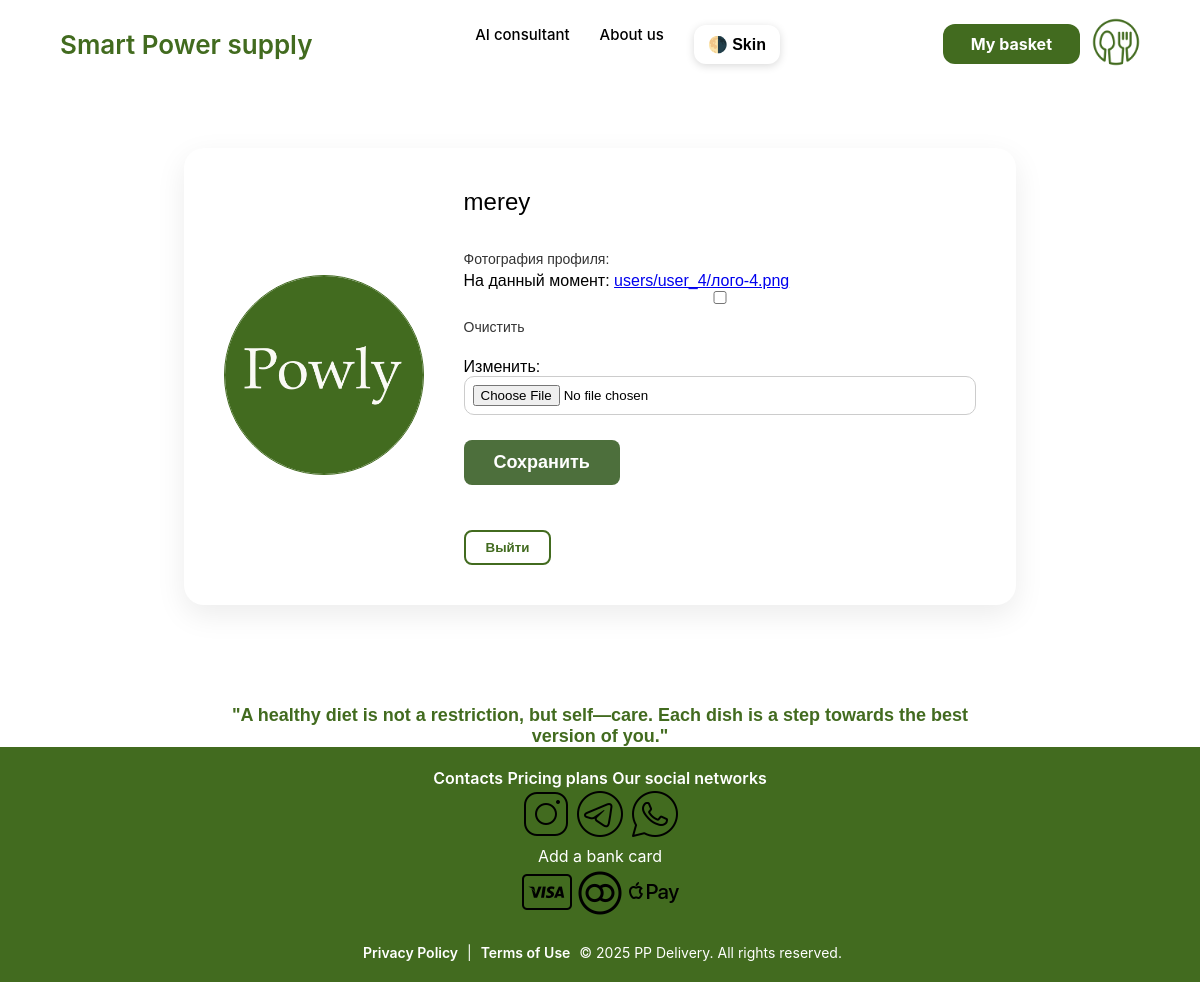
Page /profile/ (signed in) on the committed database.
### accounts/models.py (models this page shows, shortened)
class CustomUser(AbstractUser):
    profile_picture = models.ImageField(
        upload_to=user_directory_path,
        blank=True,
        null=True,
        verbose_name="Фотография профиля",
        help_text="Загрузите изображение профиля"
    )
    bio = models.TextField(
        blank=True,
        null=True,
        max_length=500,
        verbose_name="О себе",
        help_text="Напишите немного о себе",
        default=''
    )
    groups = models.ManyToManyField(
        'auth.Group',
        related_name='customuser_set',
        blank=True
    )
    user_permissions = models.ManyToManyField(
        'auth.Permission',
        related_name='customuser_permissions_set',
        blank=True
    )
    class Meta:
        verbose_name = "Пользователь"
        verbose_name_plural = "Пользователи"

### accounts/views.py (the view)
# urls.py: path('profile/', views.profile, name='profile'),
@login_required
def profile(request):
    if request.method == 'POST':
        form = ProfileUpdateForm(request.POST, request.FILES, instance=request.user)
        if form.is_valid():
            form.save()
            messages.success(request, "Профиль успешно обновлён!")
            return redirect('profile')
        else:
            messages.error(request, "Ошибка при обновлении профиля.")
    else:
        form = ProfileUpdateForm(instance=request.user)
    return render(request, 'main/profile.html', {'form': form})

### accounts/forms.py
class ProfileUpdateForm(forms.ModelForm):
    location = forms.CharField(max_length=100, required=False, label='Локация')
    class Meta:
        model = User
        fields = ('profile_picture', 'location')

### accounts/templates/main/profile.html (shortened to what this page needs)
{% load static %}
<!DOCTYPE html>
<html lang="ru">
<head>
    {% load static %}
    <link rel="stylesheet" href="{% static 'account/css/styles.css' %}">
</head>
<body>
<div class="content">
    {% include "main/partials/navbar.html" %}
<div class="profile-container">
    <div class="left-section">
    {% if user.profile_picture %}
        <img class="profile-picture" src="{{ user.profile_picture.url }}" alt="Фото профиля">
    {% else %}
        <div class="initial-placeholder">
            {{ user.username|default:"U"|slice:":1" }}
        </div>
    {% endif %}
</div>
    <div class="info-section">
        <h2 class="username">{{ user.username }}</h2>
        <form method="POST" enctype="multipart/form-data">
            {{ form.profile_picture.label_tag }}
            {{ form.profile_picture }}
            <button type="submit" class="profile-button">Сохранить</button>
        </form>
        {% if user.is_authenticated %}
            <form method="POST" action="{% url 'logout' %}">
                <button type="submit" class="logout-button">Выйти</button>
            </form>
        {% endif %}
    </div>
</div>
<div class="quote">
    "A healthy diet is not a restriction, but self—care. Each dish is a step towards the best version of you."
</div>
{% include "main/partials/footer.html" %}
</div>
</body>
</html>

### accounts/static/account/css/styles.css (style rules this page uses)
* { box-sizing: border-box; margin: 0; padding: 0; }
html, body { height: 100%; font-family: 'Arial', sans-serif; }
.content { min-height: 100vh; display: flex; flex-direction: column; }
.light-mode { background-color: #ffffff; color: #000000; }
button { background: #426B1F; color: white; border: none; padding: 10px 20px; font-weight: 600; border-radius: 8px; cursor: pointer; transition: background 0.2s ease; }
.logout-button { background-color: #426B1F; color: #fff; padding: 10px 25px; border: none; border-radius: 25px; cursor: pointer; font-weight: bold; transition: 0.3s; text-decoration: none; display: inline-block; }
input { width: 100%; padding: 10px; margin-bottom: 10px; border-radius: 8px; border: 1px solid #ccc; }

### accounts/static/account/css/navbar.css (style rules this page uses)
* { box-sizing: border-box; margin: 0; padding: 0; }
body { margin: 0; padding: 0; transition: background-color 0.3s ease, color 0.3s ease; }
h1, h2, h3, h4, h5, h6 { margin: 0; padding: 0; }
.light-mode { background-color: #ffffff; color: #000000; }

### accounts/templates/main/profile.html (style rules this page uses)
* { box-sizing: border-box; }
body { font-family: 'Arial', sans-serif; background-color: #f0f8f1; margin: 0; padding: 0; color: #2c1a1d; }
.profile-container { max-width: 1000px; margin: 60px auto; display: flex; align-items: center; justify-content: space-between; gap: 40px; padding: 40px; background: #fff; border-radius: 20px; box-shadow: 0 10px 30px rgba(0, 0, 0, 0.08); position: relative; }
.left-section { flex-shrink: 0; }
.profile-picture { width: 200px; height: 200px; border-radius: 50%; object-fit: cover; border: 1px solid #426B1F; }
.info-section { flex: 1; display: flex; flex-direction: column; gap: 15px; align-items: flex-start; }
.info-section h2, .info-section h3 { margin: 0; font-weight: normal; color: #000; }
.profile-button { background-color: #4d6f3c; color: white; border: none; padding: 12px 30px; border-radius: 8px; font-size: 18px; font-weight: bold; cursor: pointer; text-align: center; margin-top: 10px; }
.logout-button { background: transparent; color: #426B1F; border: 2px solid #426B1F; padding: 8px 20px; border-radius: 8px; cursor: pointer; font-weight: bold; margin-top: 10px; }
.quote { text-align: center; margin-top: 40px; font-size: 18px; font-weight: 600; color: #426B1F; max-width: 800px; margin-left: auto; margin-right: auto; }
form { margin-top: 20px; }
form label { display: block; margin-bottom: 5px; font-size: 14px; color: #333; }
form input { width: 100%; padding: 8px; border: 1px solid #ccc; border-radius: 10px; margin-bottom: 15px; }

### rows in the picture
CustomUser: profile_picture (picture), username "merey"
